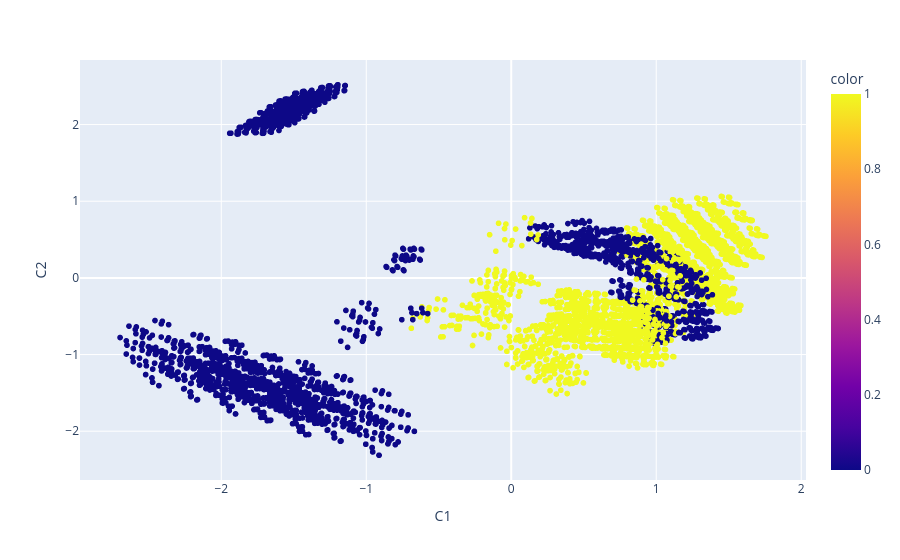

Source (notebook cell):
### Markdown cell above
## Visualizing Data Classes Using PCA

### Code cell
pca = PCA(n_components=2)
x_pca = pca.fit_transform(X)
pca_df = pd.DataFrame(
    x_pca,
    columns = ['C1', 'C2']
)

pca_fig = px.scatter(
    pca_df,
    x = 'C1',
    y = 'C2',
    color=y
)
pca_fig.show()
pca_fig.write_image("../visualizations/binary_class/class_distribution_pca.png")

### Figure 1 — Plotly figure (JSON) as saved in the notebook; plotly's stock layout.template omitted (floating-point values rounded to 4 significant figures; data arrays with more than 128 entries replaced by an {"elided": "..."} marker saying what was removed)
{"data": [{"hovertemplate": "C1=%{x}<br>C2=%{y}<br>color=%{marker.color}<extra></extra>", "legendgroup": "", "marker": {"color": {"elided": "8124 float values"}, "coloraxis": "coloraxis", "symbol": "circle"}, "mode": "markers", "name": "", "showlegend": false, "type": "scattergl", "x": {"elided": "8124 float values"}, "xaxis": "x", "y": {"elided": "8124 float values"}, "yaxis": "y"}], "layout": {"coloraxis": {"colorbar": {"title": {"text": "color"}}, "colorscale": [[0, "#0d0887"], [0.1111, "#46039f"], [0.2222, "#7201a8"], [0.3333, "#9c179e"], [0.4444, "#bd3786"], [0.5556, "#d8576b"], [0.6667, "#ed7953"], [0.7778, "#fb9f3a"], [0.8889, "#fdca26"], [1, "#f0f921"]]}, "legend": {"tracegroupgap": 0}, "margin": {"t": 60}, "xaxis": {"anchor": "y", "domain": [0, 1], "title": {"text": "C1"}}, "yaxis": {"anchor": "x", "domain": [0, 1], "title": {"text": "C2"}}}}
